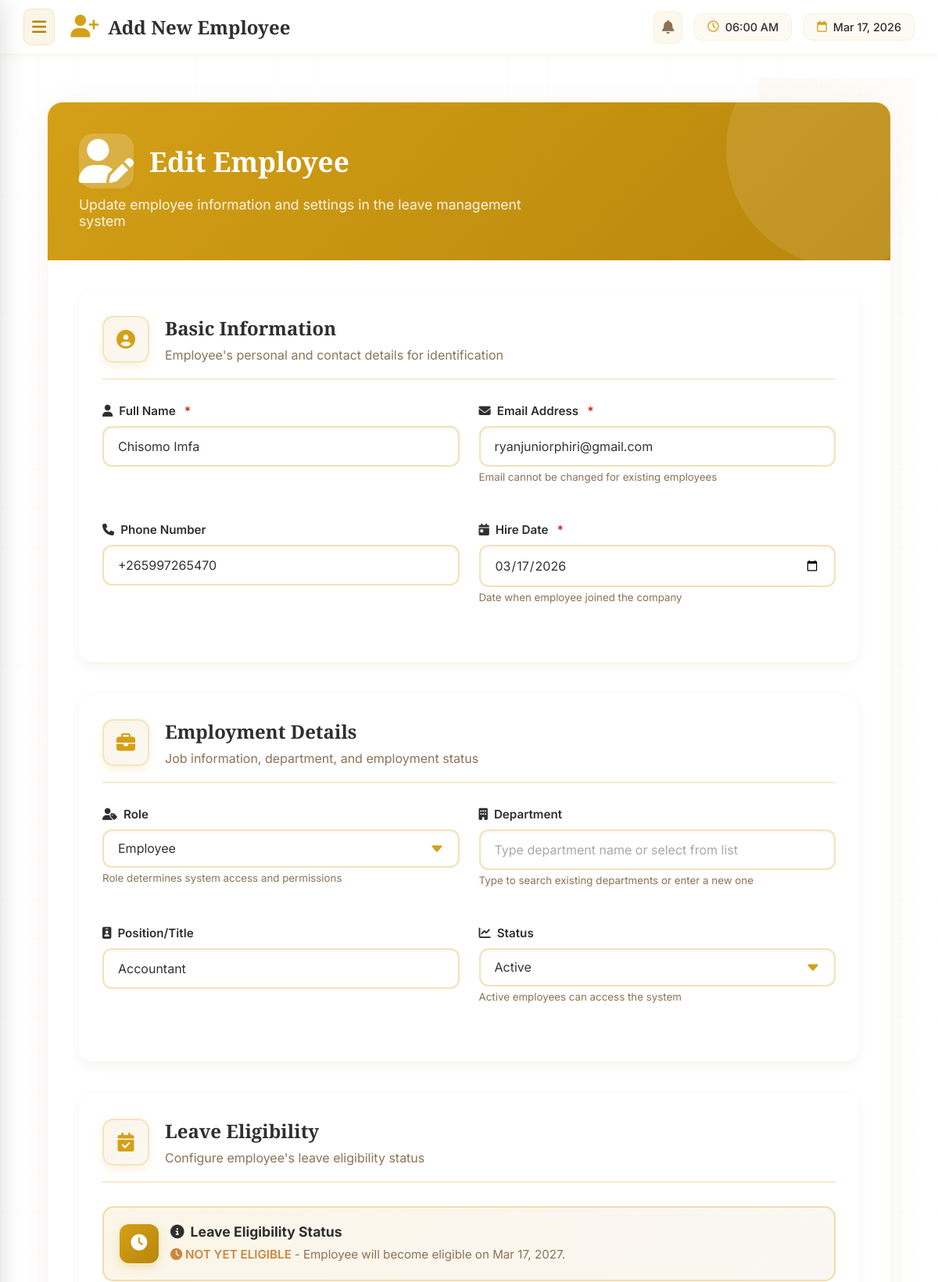
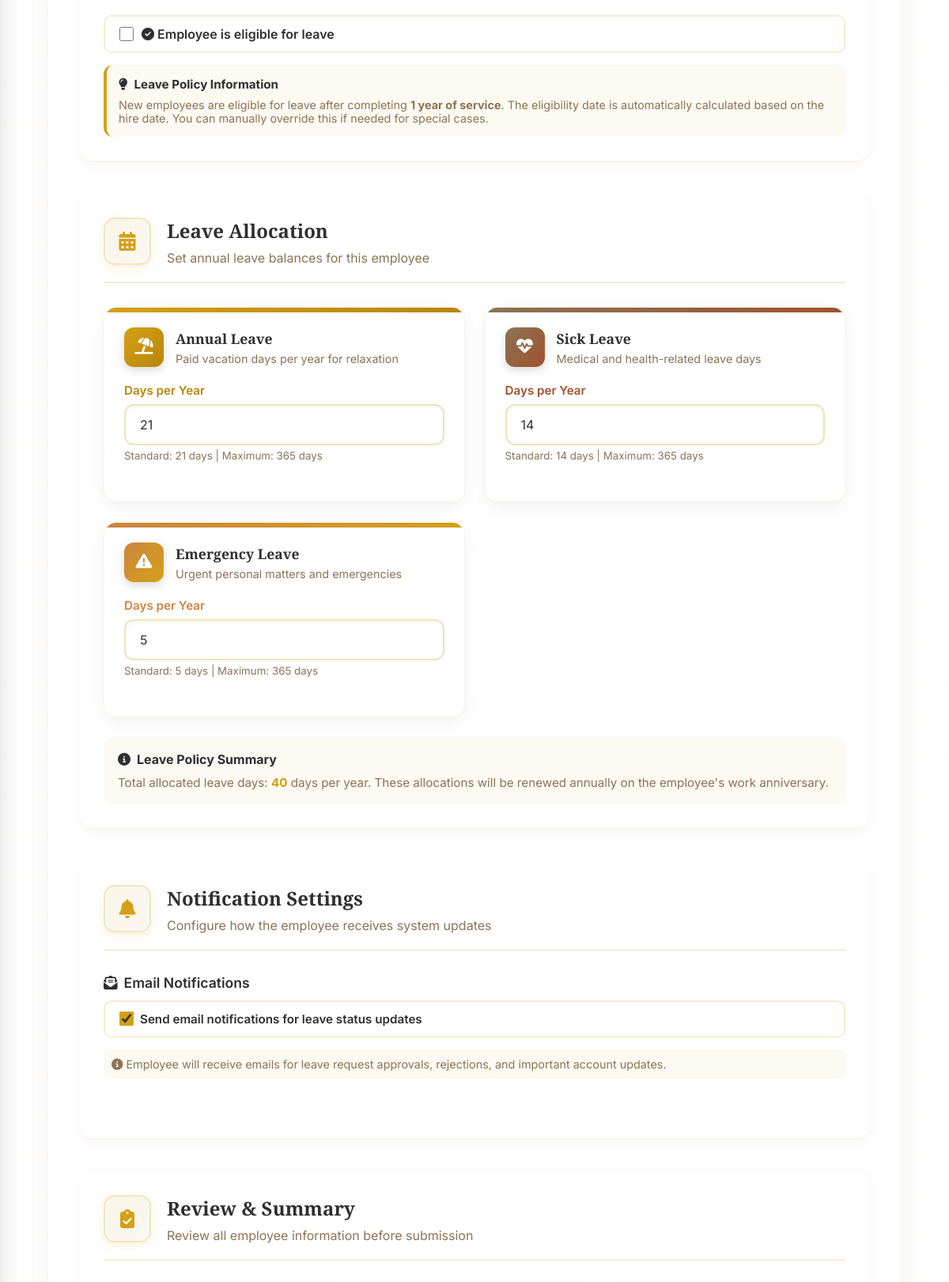
/add-employee.php?edit=11 (signed in, upper part), run on the app's committed database (2 pictures, top to bottom).
### tables this page shows
CREATE TABLE `users` (
  `id` int(11) NOT NULL,
  `email` varchar(100) NOT NULL,
  `password` varchar(255) NOT NULL,
  `last_login` timestamp NULL DEFAULT NULL,
  `last_activity` timestamp NULL DEFAULT NULL,
  `full_name` varchar(100) NOT NULL,
  `role` enum('admin','ceo','employee') DEFAULT 'employee',
  `department` varchar(50) DEFAULT NULL,
  `position` varchar(50) DEFAULT NULL,
  `phone` varchar(20) DEFAULT NULL,
  `status` enum('active','inactive','pending') DEFAULT 'active',
  `password_change_required` tinyint(1) DEFAULT 0,
  `annual_leave_days` int(11) DEFAULT 21,
  `sick_leave_days` int(11) DEFAULT 14,
  `emergency_leave_days` int(11) DEFAULT 5,
  `created_at` timestamp NOT NULL DEFAULT current_timestamp(),
  `updated_at` timestamp NOT NULL DEFAULT current_timestamp() ON UPDATE current_timestamp(),
  `google_forms_email` varchar(100) DEFAULT NULL,
  `email_notifications` tinyint(1) DEFAULT 1,
  `leave_policy_id` int(11) DEFAULT NULL
);

### add-employee.php (the view, shortened to what the rows shown need)
<?php
require_once __DIR__ . '/includes/header.php';
require_once __DIR__ . '/includes/functions.php';
$pdo = getPDOConnection();
$employee = null;
$is_edit = false;
if (isset($_GET['edit']) && is_numeric($_GET['edit'])) {
    $employee_id = intval($_GET['edit']);
    $is_edit = true;
    $page_title = "Edit Employee";
    if ($pdo) {
        try {
            $stmt = $pdo->prepare("
                SELECT * FROM users
                WHERE id = ? AND (role = 'employee' OR role = 'ceo')
            ");
            $stmt->execute([$employee_id]);
            $employee = $stmt->fetch(PDO::FETCH_ASSOC);
        } catch (PDOException $e) {
            error_log("Error fetching employee: " . $e->getMessage());
        }
    }
}
if ($is_edit && $employee) {
    $data = $employee;
}
?>
<div class="content-area">
    <div class="form-container">
        <div class="form-header">
            <h1>
                <i class="fas <?php echo $is_edit ? 'fa-user-edit' : 'fa-user-plus'; ?>"></i>
                <?php echo $page_title; ?>
            </h1>
        </div>
        <div class="form-content">
            <form method="POST" action="" id="employeeForm">
                <div class="form-section">
                    <div class="section-header">
                        <div>
                            <h2 class="section-title">Basic Information</h2>
                        </div>
                    </div>
                    <div class="form-grid">
                        <div class="form-group">
                            <label>
                                <i class="fas fa-user"></i>
                                Full Name <span class="required">*</span>
                            </label>
                            <input type="text" name="full_name" class="form-control"
                                   value="<?php echo htmlspecialchars($data['full_name'] ?? ''); ?>"
                                   placeholder="Enter employee's full name" required>
                        </div>
                        <div class="form-group">
                            <label>
                                <i class="fas fa-envelope"></i>
                                Email Address <span class="required">*</span>
                            </label>
                            <input type="email" name="email" class="form-control"
                                   value="<?php echo htmlspecialchars($data['email'] ?? ''); ?>"
                                   placeholder="employee@company.com" required
                                   <?php echo $is_edit ? 'readonly' : ''; ?>>
                            <small style="color: #8B7355; margin-top: 5px; display: block;">
                                <?php echo $is_edit ? 'Email cannot be changed for existing employees' : 'This will be used for login and notifications'; ?>
                            </small>
                        </div>
                        <div class="form-group">
                            <label>
                                <i class="fas fa-phone"></i>
                                Phone Number
                            </label>
                            <input type="tel" name="phone" class="form-control"
                                   value="<?php echo htmlspecialchars($data['phone'] ?? ''); ?>"
                                   placeholder="+1234567890">
                        </div>
                    </div>
                </div>
                <div class="form-section">
                    <div class="section-header">
                        <div>
                            <h2 class="section-title">Employment Details</h2>
                        </div>
                    </div>
                    <div class="form-grid">
                        <div class="form-group">
                            <label>
                                <i class="fas fa-user-tag"></i>
                                Role
                            </label>
                            <select name="role" class="form-control">
                                <option value="employee" <?php echo ($data['role'] ?? 'employee') === 'employee' ? 'selected' : ''; ?>>
                                    Employee
                                </option>
                            </select>
                            <small style="color: #8B7355; margin-top: 5px; display: block;">
                                Role determines system access and permissions
                            </small>
                        </div>
                        <div class="form-group">
                            <label>
                                <i class="fas fa-id-badge"></i>
                                Position/Title
                            </label>
                            <input type="text" name="position" class="form-control"
                                   value="<?php echo htmlspecialchars($data['position'] ?? ''); ?>"
                                   placeholder="e.g., Software Developer, Marketing Manager">
                        </div>
                        <div class="form-group">
                            <label>
                                <i class="fas fa-chart-line"></i>
                                Status
                            </label>
                            <select name="status" class="form-control">
                                <option value="active" <?php echo ($data['status'] ?? 'active') === 'active' ? 'selected' : ''; ?>>
                                    Active
                                </option>
                            </select>
                            <small style="color: #8B7355; margin-top: 5px; display: block;">
                                Active employees can access the system
                            </small>
                        </div>
                    </div>
                </div>
                <div class="form-section">
                    <div class="section-header">
                        <div>
                            <h2 class="section-title">Leave Eligibility</h2>
                        </div>
                    </div>
                </div>
                <div class="form-section">
                    <div class="section-header">
                        <div>
                            <h2 class="section-title">Leave Allocation</h2>
                        </div>
                    </div>
                    <div class="leave-cards">
                        <div class="leave-card">
                            <div class="form-group">
                                <label style="color: #B8860B; font-weight: 600; margin-bottom: 8px;">Days per Year</label>
                                <input type="number" name="annual_leave_days" class="form-control"
                                       value="<?php echo $data['annual_leave_days'] ?? 21; ?>"
                                       min="0" max="365" step="1" required>
                                <small style="color: #8B7355; margin-top: 5px; display: block;">
                                    Standard: 21 days | Maximum: 365 days
                                </small>
                            </div>
                        </div>
                        <div class="leave-card">
                            <div class="form-group">
                                <label style="color: #A0522D; font-weight: 600; margin-bottom: 8px;">Days per Year</label>
                                <input type="number" name="sick_leave_days" class="form-control"
                                       value="<?php echo $data['sick_leave_days'] ?? 14; ?>"
                                       min="0" max="365" step="1" required>
                                <small style="color: #8B7355; margin-top: 5px; display: block;">
                                    Standard: 14 days | Maximum: 365 days
                                </small>
                            </div>
                        </div>
                        <div class="leave-card">
                            <div class="form-group">
                                <label style="color: #CD853F; font-weight: 600; margin-bottom: 8px;">Days per Year</label>
                                <input type="number" name="emergency_leave_days" class="form-control"
                                       value="<?php echo $data['emergency_leave_days'] ?? 5; ?>"
                                       min="0" max="365" step="1" required>
                                <small style="color: #8B7355; margin-top: 5px; display: block;">
                                    Standard: 5 days | Maximum: 365 days
                                </small>
                            </div>
                        </div>
                    </div>
                    <div style="margin-top: 25px; padding: 18px; background: rgba(212, 160, 23, 0.05); border-radius: 12px;">
                        <p style="color: #8B7355; margin: 0; font-size: 0.95em;">
                            Total allocated leave days: <strong id="totalLeaveDays" style="color: #D4A017;"><?php echo ($data['annual_leave_days'] ?? 21) + ($data['sick_leave_days'] ?? 14) + ($data['emergency_leave_days'] ?? 5); ?></strong> days per year.
                            These allocations will be renewed annually on the employee's work anniversary.
                        </p>
                    </div>
                </div>
                <div class="form-section">
                    <div class="section-header">
                        <div>
                            <h2 class="section-title">Notification Settings</h2>
                        </div>
                    </div>
                    <div class="form-grid">
                        <div class="form-group">
                            <div class="checkbox-group">
                                <label class="checkbox-item">
                                    <input type="checkbox" name="email_notifications" value="1"
                                        <?php echo isset($data['email_notifications']) && $data['email_notifications'] ? 'checked' : 'checked'; ?>>
                                    <span style="font-weight: 600; color: #2F2F2F;">
                                        Send email notifications for leave status updates
                                    </span>
                                </label>
                            </div>
                        </div>
                    </div>
                </div>
                <div class="form-section" style="border-bottom: none;">
                    <div class="section-header">
                        <div>
                            <h2 class="section-title">Review & Summary</h2>
                        </div>
                    </div>
                </div>
            </form>
        </div>
    </div>
</div>
<?php
require_once __DIR__ . '/includes/footer.php';
?>

### data on the page
users: full_name "Chisomo Imfa", email "ryanjuniorphiri@gmail.com", phone "+265997265470", role "Employee", position "Accountant", status "Active", annual_leave_days "21", sick_leave_days "14", emergency_leave_days "5", annual_leave_days+sick_leave_days+emergency_leave_days "40", email_notifications "☑"

### other printed values
$page_title "Add New Employee"
$page_title "Edit Employee"
